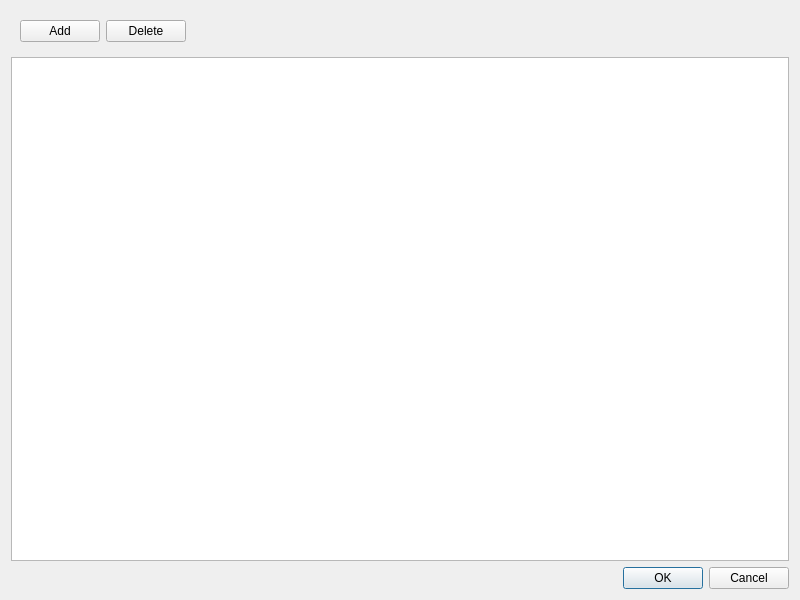
<?xml version="1.0" encoding="UTF-8"?>
<ui version="4.0">
 <class>VisualCountDialog</class>
 <widget class="QDialog" name="VisualCountDialog">
  <property name="windowModality">
   <enum>Qt::ApplicationModal</enum>
  </property>
  <property name="geometry">
   <rect>
    <x>0</x>
    <y>0</y>
    <width>800</width>
    <height>600</height>
   </rect>
  </property>
  <property name="windowTitle">
   <string>Visual Count</string>
  </property>
  <layout class="QVBoxLayout" name="verticalLayout">
   <item alignment="Qt::AlignLeft">
    <widget class="QWidget" name="widget" native="true">
     <layout class="QGridLayout" name="gridLayout">
      <item row="0" column="2">
       <widget class="QPushButton" name="btn_delete">
        <property name="maximumSize">
         <size>
          <width>200</width>
          <height>16777215</height>
         </size>
        </property>
        <property name="text">
         <string>Delete</string>
        </property>
        <property name="icon">
         <iconset resource="../app/resources/resources.qrc">
          <normaloff>:/images/icons/png/32x32/delete.png</normaloff>:/images/icons/png/32x32/delete.png</iconset>
        </property>
       </widget>
      </item>
      <item row="0" column="1">
       <widget class="QPushButton" name="btn_add">
        <property name="maximumSize">
         <size>
          <width>200</width>
          <height>16777215</height>
         </size>
        </property>
        <property name="text">
         <string>Add</string>
        </property>
        <property name="icon">
         <iconset resource="../app/resources/resources.qrc">
          <normaloff>:/images/icons/png/32x32/plus.png</normaloff>:/images/icons/png/32x32/plus.png</iconset>
        </property>
       </widget>
      </item>
     </layout>
    </widget>
   </item>
   <item>
    <widget class="QTableWidget" name="tableWidget"/>
   </item>
   <item>
    <widget class="QDialogButtonBox" name="buttonBox">
     <property name="styleSheet">
      <string notr="true"/>
     </property>
     <property name="orientation">
      <enum>Qt::Horizontal</enum>
     </property>
     <property name="standardButtons">
      <set>QDialogButtonBox::Cancel|QDialogButtonBox::Ok</set>
     </property>
     <property name="centerButtons">
      <bool>false</bool>
     </property>
    </widget>
   </item>
  </layout>
 </widget>
 <resources>
  <include location="../app/resources/resources.qrc"/>
 </resources>
 <connections>
  <connection>
   <sender>buttonBox</sender>
   <signal>accepted()</signal>
   <receiver>VisualCountDialog</receiver>
   <slot>accept()</slot>
   <hints>
    <hint type="sourcelabel">
     <x>248</x>
     <y>254</y>
    </hint>
    <hint type="destinationlabel">
     <x>157</x>
     <y>274</y>
    </hint>
   </hints>
  </connection>
  <connection>
   <sender>buttonBox</sender>
   <signal>rejected()</signal>
   <receiver>VisualCountDialog</receiver>
   <slot>reject()</slot>
   <hints>
    <hint type="sourcelabel">
     <x>316</x>
     <y>260</y>
    </hint>
    <hint type="destinationlabel">
     <x>286</x>
     <y>274</y>
    </hint>
   </hints>
  </connection>
 </connections>
</ui>
